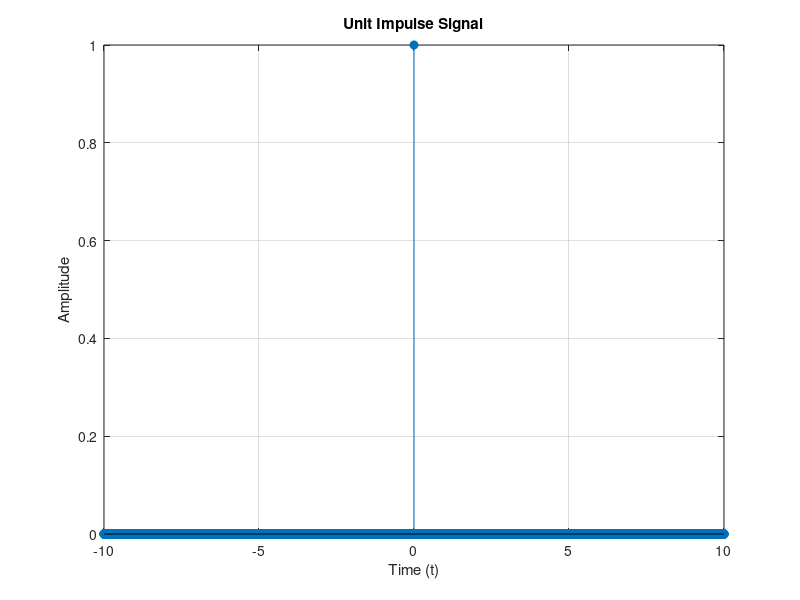
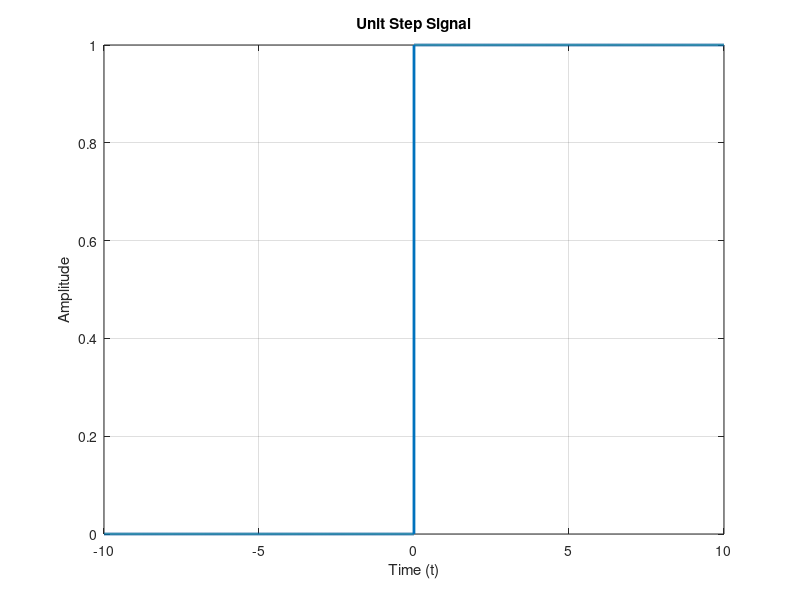
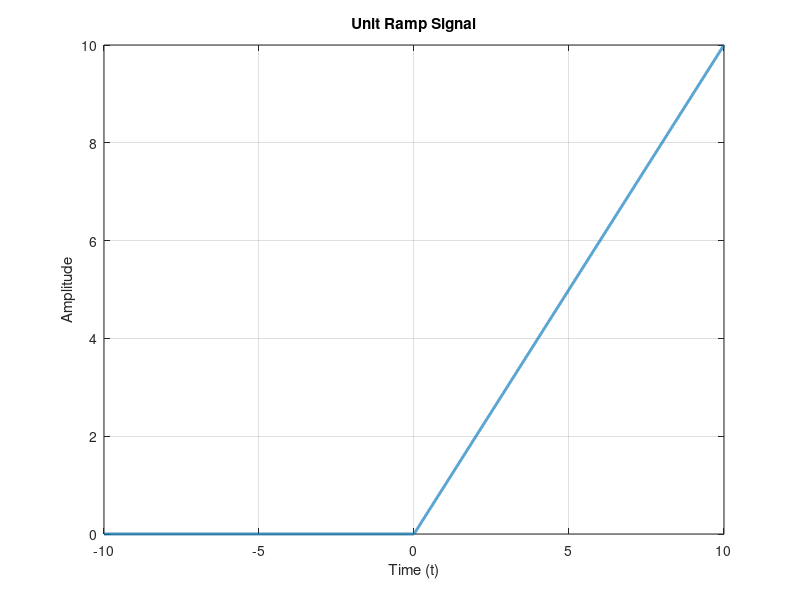
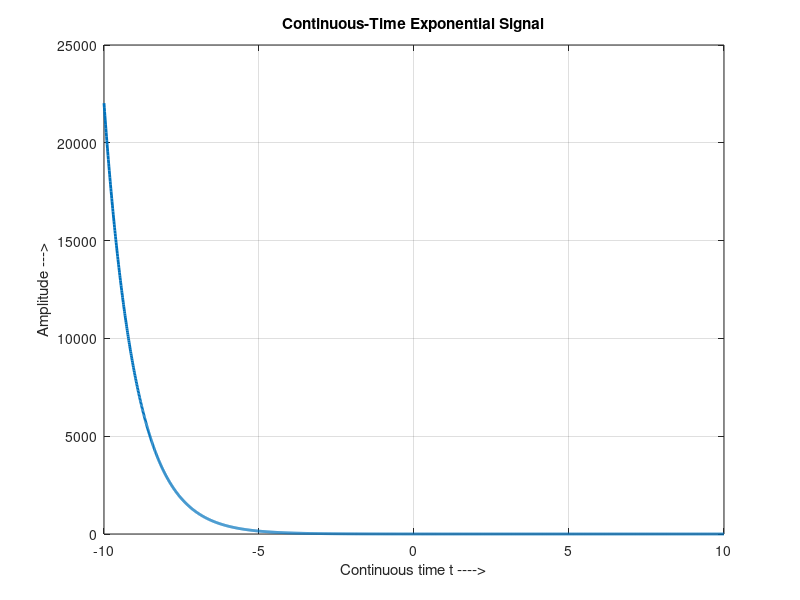

Reproduce these figures in MATLAB, in order.
%% Signal Generation and Plotting in MATLAB
clc; clear; close all;

% Time vector for continuous-time approximation
t = -10:0.001:10;  % from -5 to 5 with small step for smooth plots

%% 1. Unit Impulse (Dirac Delta approximation)
impulse = zeros(size(t));
impulse(t == 0) = 1;  % set value 1 at t=0
figure;
stem(t, impulse, 'filled');  % use stem to indicate impulse
title('Unit Impulse Signal');
xlabel('Time (t)');
ylabel('Amplitude');
grid on;

%% 2. Unit Step
u = double(t >= 0);  % 1 for t>=0, 0 otherwise
figure;
plot(t, u, 'LineWidth', 2);
title('Unit Step Signal');
xlabel('Time (t)');
ylabel('Amplitude');
grid on;

%% 3. Unit Ramp
ramp = t .* (t >= 0);  % t for t>=0, 0 otherwise
figure;
plot(t, ramp, 'LineWidth', 2);
title('Unit Ramp Signal');
xlabel('Time (t)');
ylabel('Amplitude');
grid on;

%% 4. Exponential Signal
a = -1;  % negative for decaying exponential
t = -10:0.01:10;  % time vector
exp_signal = exp(a * t);  % decaying for positive t

figure;
plot(t, exp_signal, 'LineWidth', 2);
title('Continuous-Time Exponential Signal');
xlabel('Continuous time t ---->');
ylabel('Amplitude --->');
grid on;

%% 5. Signum Signal
sign_signal = sign(t);  % returns -1 for t<0, 0 for t=0, 1 for t>0
figure;
plot(t, sign_signal, 'LineWidth', 2);
title('Signum Signal');
xlabel('Time (t)');
ylabel('Amplitude');
grid on;

%% 6. Sinc Signal
sinc_signal = sinc(t);  % MATLAB's sinc is sin(pi*t)/(pi*t)
figure;
plot(t, sinc_signal, 'LineWidth', 2);
title('Sinc Signal');
xlabel('Time (t)');
ylabel('Amplitude');
grid on;
